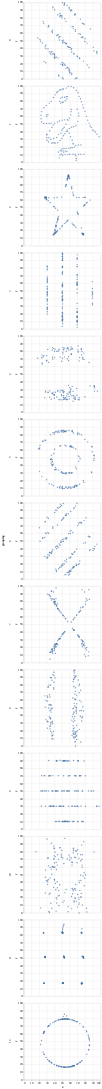

This figure's notebook cell:
### Markdown cell above
### Using Altair

* Make a facet chart in Altair by taking the same `Chart` definition as above, and including `row="grouping:N"` within the encoding.  This tells Altair to put each grouping in its own row. [Reference 1](https://altair-viz.github.io/user_guide/compound_charts.html#faceted-charts) (but don't look at the first for loop example, scroll below that).  [Reference 2](https://altair-viz.github.io/gallery/beckers_barley_wrapped_facet.html)

### Code cell
alt.Chart(df).mark_circle().encode(x = "x", y = "y", row = "grouping:N")

### Figure 1 — Vega-Lite specification as saved in the notebook (floating-point values rounded to 4 significant figures; data arrays with more than 128 entries replaced by an {"elided": "..."} marker saying what was removed)
{"config": {"view": {"continuousWidth": 300, "continuousHeight": 300}}, "data": {"name": "data-e6035734e83c5e22e68f327edbb78165"}, "mark": {"type": "circle"}, "encoding": {"row": {"field": "grouping", "type": "nominal"}, "x": {"field": "x", "type": "quantitative"}, "y": {"field": "y", "type": "quantitative"}}, "$schema": "https://vega.github.io/schema/vega-lite/v5.20.1.json", "datasets": {"data-e6035734e83c5e22e68f327edbb78165": {"elided": "1846 records"}}}
